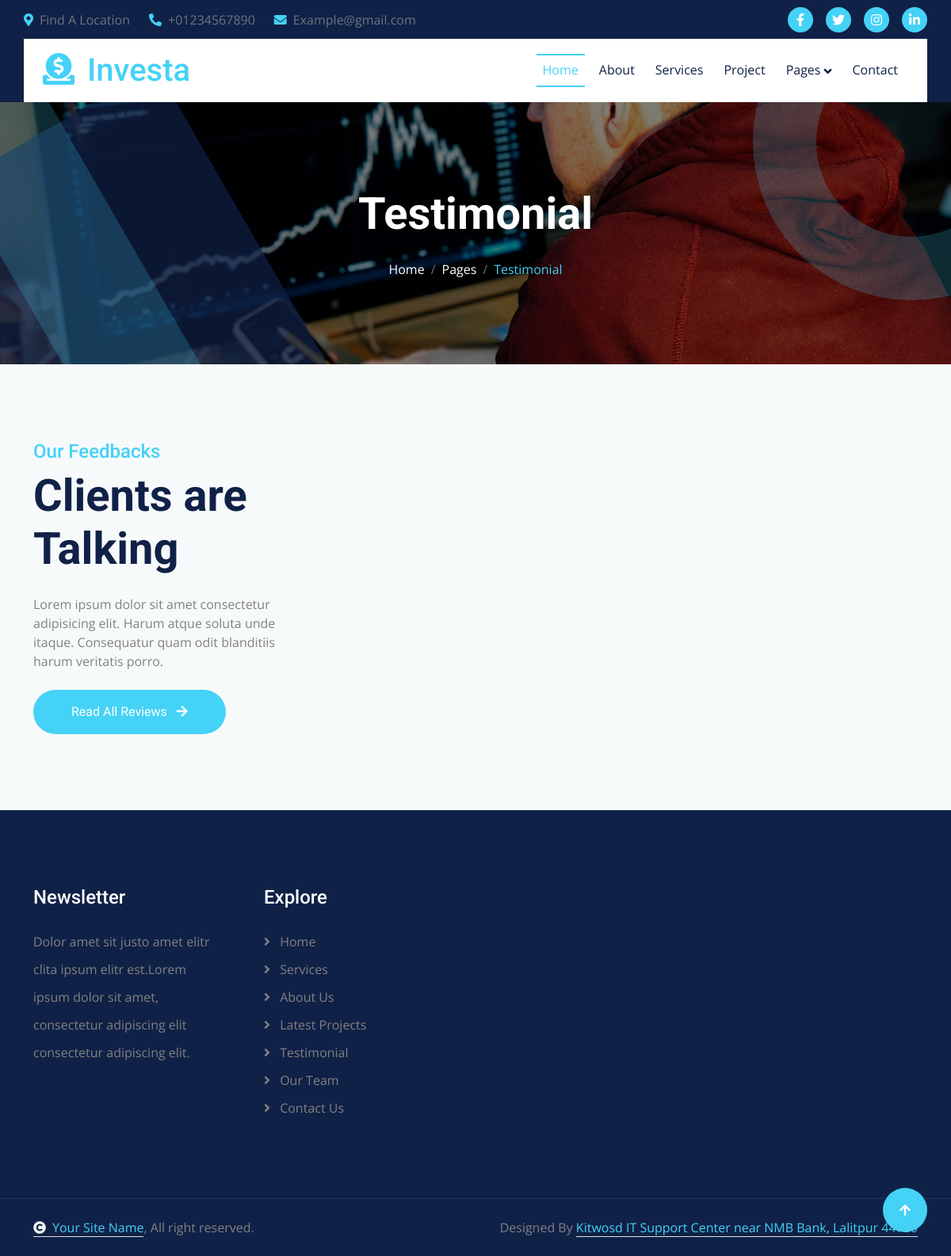
Page /testimonials/ on the earlier database version.
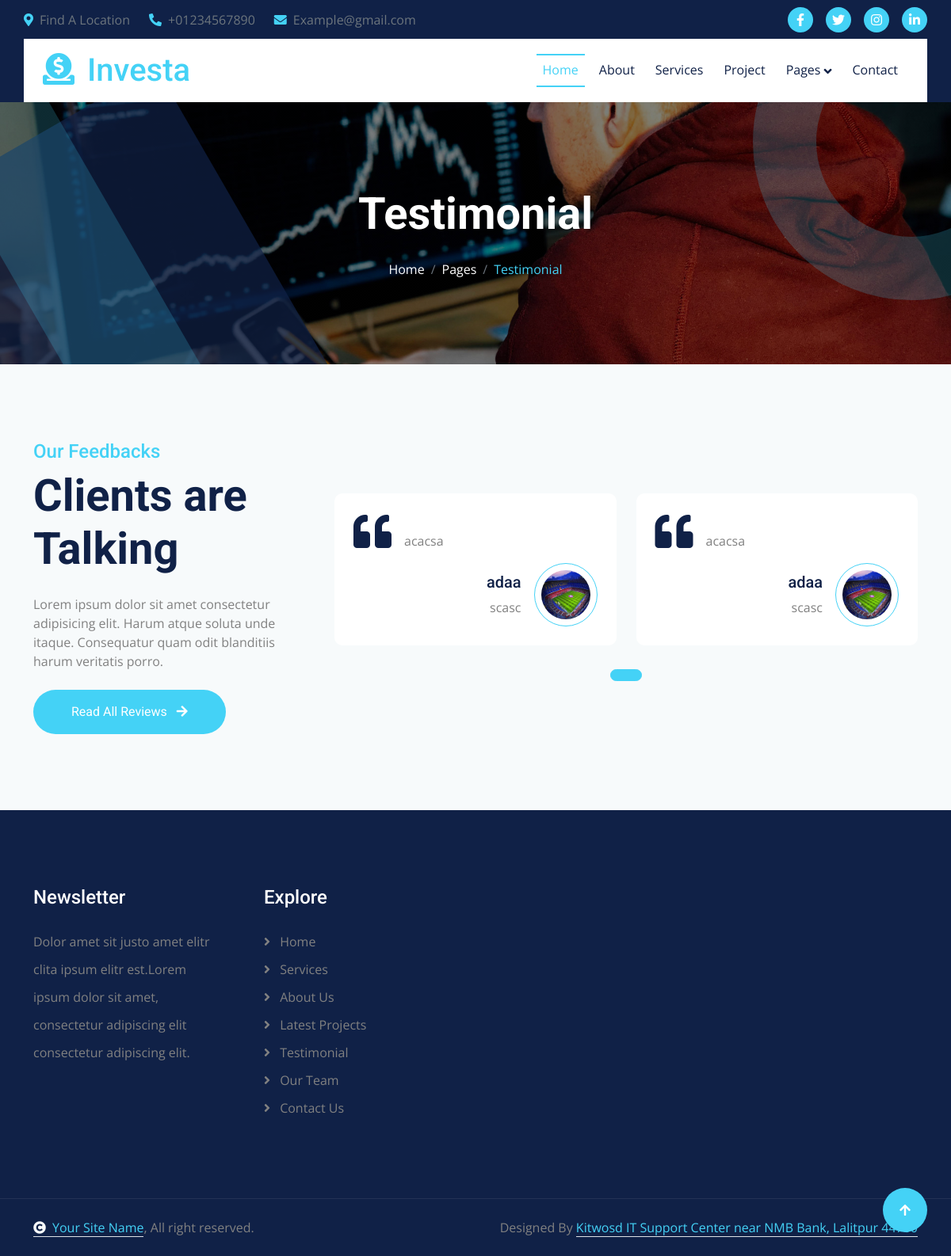
Same page on the later database version.
### apps/models.py (models this page shows, shortened)
class Testimonial(models.Model):
    name = models.CharField(max_length=200)
    position = models.TextField()
    description = models.TextField()
    image = models.ImageField(upload_to='Testimonial/')

### apps/views.py (the view)
# urls.py: path('testimonials/',testimonials,name='testimonials'),
def testimonials(request):
    testimonials = Testimonial.objects.all()
    context = {
        'testimonials' : testimonials,
    }
    return render(request, 'testimonial.html',context)

### apps/templates/testimonial.html (shortened to what this page needs)
{% extends 'base.html' %}
{% load static %}
{% block content %}
        <div class="container-fluid bg-breadcrumb">
            <div class="bg-breadcrumb-single"></div>
            <div class="container text-center py-5" style="max-width: 900px;">
                <h4 class="text-white display-4 mb-4 wow fadeInDown" data-wow-delay="0.1s">Testimonial</h4>
                <ol class="breadcrumb justify-content-center mb-0 wow fadeInDown" data-wow-delay="0.3s">
                    <li class="breadcrumb-item"><a href="index.html">Home</a></li>
                    <li class="breadcrumb-item"><a href="#">Pages</a></li>
                    <li class="breadcrumb-item active text-primary">Testimonial</li>
                </ol>
            </div>
        </div>
        <div class="container-fluid testimonial bg-light py-5">
            <div class="container py-5">
                <div class="row g-4 align-items-center">
                    <div class="col-xl-4 wow fadeInLeft" data-wow-delay="0.1s">
                        <div class="h-100 rounded">
                            <h4 class="text-primary">Our Feedbacks </h4>
                            <h1 class="display-4 mb-4">Clients are Talking</h1>
                            <p class="mb-4">Lorem ipsum dolor sit amet consectetur adipisicing elit. Harum atque soluta unde itaque. Consequatur quam odit blanditiis harum veritatis porro.</p>
                            <a class="btn btn-primary rounded-pill text-white py-3 px-5" href="{% url 'testimonials'%}">Read All Reviews <i class="fas fa-arrow-right ms-2"></i></a>
                        </div>
                    </div>
                    <div class="col-xl-8">
                        <div class="testimonial-carousel owl-carousel wow fadeInUp" data-wow-delay="0.1s">
                        {% for testimonial in testimonials%}
                            <div class="testimonial-item bg-white rounded p-4 wow fadeInUp" data-wow-delay="0.3s">
                                <div class="d-flex">
                                    <div><i class="fas fa-quote-left fa-3x text-dark me-3"></i></div>
                                    <p class="mt-4">{{testimonial.description}}
                                    </p>
                                </div>
                                <div class="d-flex justify-content-end">
                                    <div class="my-auto text-end">
                                        <h5>{{testimonial.name}}</h5>
                                        <p class="mb-0">{{testimonial.position}}</p>
                                    </div>
                                    <div class="bg-white rounded-circle ms-3">
                                        <img src="{{ testimonial.image.url }}" class="rounded-circle p-2" style="width: 80px; height: 80px; border: 1px solid; border-color: var(--bs-primary);" alt="">
                                    </div>
                                </div>
                            </div>
                            {% endfor %}
                        </div>
                    </div>
                </div>
            </div>
        </div>
 {% endblock %}

### apps/templates/base.html (shortened to what this page needs)
{% load static %}
<!DOCTYPE html>
<html lang="en">
<head>
    <link rel="stylesheet" href="https://use.fontawesome.com/releases/v5.15.4/css/all.css"/>
    <link href="https://cdn.jsdelivr.net/npm/bootstrap-icons@1.4.1/font/bootstrap-icons.css" rel="stylesheet">
    <link rel="stylesheet" href="https://cdnjs.cloudflare.com/ajax/libs/animate.css/4.1.1/animate.min.css"/>
    <link href="{% static 'lib/animate/animate.min.css' %}" rel="stylesheet">
    <link href="{% static 'lib/owlcarousel/assets/owl.carousel.min.css' %}" rel="stylesheet">
    <link href="{% static 'lib/lightbox/css/lightbox.min.css' %}" rel="stylesheet">
    <link href="{% static 'css/bootstrap.min.css' %}" rel="stylesheet">
    <link href="{% static 'css/style.css' %}" rel="stylesheet">
</head>
<body>
    {% block topbar %}
    <div class="container-fluid topbar px-0 d-none d-lg-block">
        <div class="container px-0">
            <div class="row gx-0 align-items-center" style="height: 45px;">
                <div class="col-lg-8 text-center text-lg-start mb-lg-0">
                    <div class="d-flex flex-wrap">
                        <a href="#" class="text-muted me-4"><i class="fas fa-map-marker-alt text-primary me-2"></i>Find A Location</a>
                        <a href="#" class="text-muted me-4"><i class="fas fa-phone-alt text-primary me-2"></i>+01234567890</a>
                        <a href="#" class="text-muted me-0"><i class="fas fa-envelope text-primary me-2"></i>Example@gmail.com</a>
                    </div>
                </div>
                <div class="col-lg-4 text-center text-lg-end">
                    <div class="d-flex align-items-center justify-content-end">
                        <a href="#" class="btn btn-primary btn-square rounded-circle nav-fill me-3"><i class="fab fa-facebook-f text-white"></i></a>
                        <a href="#" class="btn btn-primary btn-square rounded-circle nav-fill me-3"><i class="fab fa-twitter text-white"></i></a>
                        <a href="#" class="btn btn-primary btn-square rounded-circle nav-fill me-3"><i class="fab fa-instagram text-white"></i></a>
                        <a href="#" class="btn btn-primary btn-square rounded-circle nav-fill me-0"><i class="fab fa-linkedin-in text-white"></i></a>
                    </div>
                </div>
            </div>
        </div>
    </div>
    {% endblock %}
    {% block navbar %}
    <div class="container-fluid sticky-top px-0">
        <div class="container px-0">
            <nav class="navbar navbar-expand-lg navbar-dark bg-white py-3 px-4">
                <a href="{%url 'index'%}" class="navbar-brand p-0">
                    <h1 class="text-primary m-0"><i class="fas fa-donate me-3"></i>Investa</h1>
                </a>
<div class="collapse navbar-collapse" id="navbarCollapse">
    <div class="navbar-nav ms-auto py-0">
        <a href="{% url 'index' %}" class="nav-item nav-link active">Home</a>
        <a href="{% url 'about' %}" class="nav-item nav-link">About</a>
        <a href="{% url 'services' %}" class="nav-item nav-link">Services</a>
        <a href="{% url 'projects' %}" class="nav-item nav-link">Project</a>
        <div class="nav-item dropdown">
            <a href="#" class="nav-link dropdown-toggle" data-bs-toggle="dropdown">Pages</a>
        </div>
        <a href="{% url 'contact' %}" class="nav-item nav-link">Contact</a>
    </div>
</div>
                </div>
        </div>
    {% endblock %}
    {% block content %}{% endblock %}
    {% block footer %}
    <div class="container-fluid footer py-5 wow fadeIn" data-wow-delay="0.2s">
        <div class="container py-5">
            <div class="row g-5">
                <div class="col-md-6 col-lg-6 col-xl-3">
                    <div class="footer-item d-flex flex-column">
                        <h4 class="text-white mb-4">Newsletter</h4>
                        <p class="mb-3">Dolor amet sit justo amet elitr clita ipsum elitr est.Lorem ipsum dolor sit amet, consectetur adipiscing elit consectetur adipiscing elit.</p>
                    </div>
                </div>
                <div class="col-md-6 col-lg-6 col-xl-3">
                    <div class="footer-item d-flex flex-column">
                        <h4 class="text-white mb-4">Explore</h4>
    <a href="{% url 'index' %}"><i class="fas fa-angle-right me-2"></i> Home</a>
    <a href="{% url 'services' %}"><i class="fas fa-angle-right me-2"></i> Services</a>
    <a href="{% url 'about' %}"><i class="fas fa-angle-right me-2"></i> About Us</a>
    <a href="{% url 'projects' %}"><i class="fas fa-angle-right me-2"></i> Latest Projects</a>
    <a href="{% url 'testimonials' %}"><i class="fas fa-angle-right me-2"></i> Testimonial</a>
    <a href="{% url 'team' %}"><i class="fas fa-angle-right me-2"></i> Our Team</a>
    <a href="{% url 'contact' %}"><i class="fas fa-angle-right me-2"></i> Contact Us</a>
                    </div>
                </div>
            </div>
        </div>
    </div>
    {% endblock %}
    <div class="container-fluid copyright py-4">
        <div class="container">
            <div class="row g-4 align-items-center">
                <div class="col-md-6 text-center text-md-start mb-md-0">
                    <span class="text-body"><a href="#" class="border-bottom text-primary"><i class="fas fa-copyright text-light me-2"></i>Your Site Name</a>, All right reserved.</span>
                </div>
                <div class="col-md-6 text-center text-md-end text-body">
                    Designed By <a class="border-bottom text-primary" href="https://www.kitwosd.com/">Kitwosd IT Support Center near NMB Bank, Lalitpur 44700</a>
                </div>
            </div>
        </div>
    </div>
    <a href="#" class="btn btn-primary btn-lg-square back-to-top"><i class="fa fa-arrow-up"></i></a>
</body>
</html>

### apps/static/css/style.css (style rules this page uses)
.back-to-top { position: fixed; right: 30px; bottom: 30px; display: flex; width: 45px; height: 45px; align-items: center; justify-content: center; transition: 0.5s; z-index: 99; }
.btn { font-weight: 600; transition: .5s; }
.btn-square { width: 32px; height: 32px; }
.btn-lg-square { width: 56px; height: 56px; }
.btn-square, .btn-sm-square, .btn-md-square, .btn-lg-square, .btn-xl-square { padding: 0; display: flex; align-items: center; justify-content: center; font-weight: normal; border-radius: 50%; }
.btn.btn-primary { background: var(--bs-primary) !important; color: var(--bs-white) !important; font-family: 'Roboto', sans-serif; border: none; font-weight: 400; transition: 0.5s; }
.topbar { padding: 2px 10px 2px 20px; background: var(--bs-dark) !important; }
.sticky-top, .sticky-top .container { transition: 0.5s !important; }
.navbar .navbar-nav .nav-item.nav-link, .navbar .navbar-nav .nav-link { color: var(--bs-dark) !important; }
.navbar .navbar-nav .nav-item { position: relative; margin: 0 5px !important; }
.navbar .navbar-nav .nav-item::before, .navbar .navbar-nav .nav-item::after { position: absolute; content: ""; width: 0; height: 0; border: 0px solid var(--bs-primary); transition: 0.5s; }
.navbar .navbar-nav .nav-item::before { top: 0; left: 0; }
.navbar .navbar-nav .nav-item::after { bottom: 0; right: 0; }
.navbar .navbar-nav .nav-item:hover::after, .navbar .navbar-nav .nav-item:hover::before, .navbar .navbar-nav .nav-item.active::after, .navbar .navbar-nav .nav-item.active::before { width: 100%; border-width: 1px; }
.navbar .navbar-nav .nav-link:hover, .navbar .navbar-nav .nav-link.active, .sticky-top .navbar .navbar-nav .nav-link:hover, .sticky-top .navbar .navbar-nav .nav-link.active { color: var(--bs-primary) !important; }
.navbar .dropdown-toggle::after { border: none; content: "\f107" !important; font-family: "Font Awesome 5 Free"; font-weight: 600; vertical-align: middle; }
.bg-breadcrumb { position: relative; overflow: hidden; background: linear-gradient(rgba(0, 0, 0, 0.5), rgba(0, 0, 0, 0.5)), url(../img/carousel-1.jpg); background-position: center center; background-repeat: no-repeat; background-size: cover; padding: 60px 0 60px 0; }
.bg-breadcrumb .breadcrumb-item a { color: var(--bs-white) !important; }
.bg-breadcrumb .bg-breadcrumb-single { position: absolute; width: 500px; height: 1200px; top: 0px; left: 0; margin-left: 30px; transform: rotate(-30deg); background: var(--bs-dark); animation: RotateMoveLeft 5s linear infinite; opacity: 0.7; z-index: 2 !important; }
.bg-breadcrumb::before { content: ""; position: absolute; width: 400px; height: 400px; top: -150px; right: -150px; border-radius: 200px; border: 80px solid rgba(68, 210, 246, 0.2); animation: RotateMoveCircle 10s linear infinite; background: transparent; z-index: 2 !important; }
.bg-breadcrumb::after { content: ""; position: absolute; width: 150px; height: 1200px; top: -150px; left: 0; margin-left: 160px; transform: rotate(-30deg); background: rgba(68, 210, 246, 0.2); animation: RotateMoveRight 5s linear infinite; z-index: 2 !important; }
.testimonial .testimonial-carousel { position: relative; }
.footer { background: var(--bs-dark); }
.footer .footer-item a { line-height: 35px; color: var(--bs-body); transition: 0.5s; }
.footer .footer-item p { line-height: 35px; }
.copyright { border-top: 1px solid rgba(255, 255, 255, 0.08); background: var(--bs-dark) !important; }

Differences in the rows shown:
added Testimonial: description "acacsa", name "adaa", position "scasc", image (picture)
